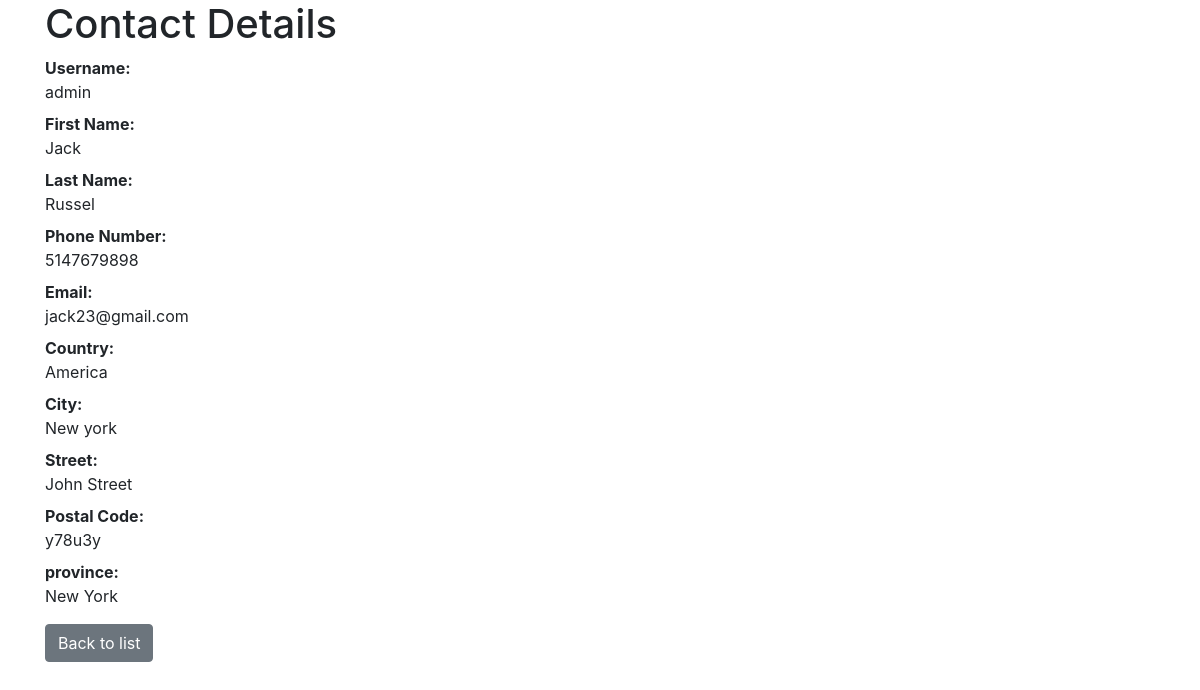
The app's page /contact/contact_info/1 with its own data.
### tables this page shows
CREATE TABLE `contact` (
  `contact_id` int(11) NOT NULL,
  `user_id` int(11) NOT NULL,
  `address_id` int(11) NOT NULL,
  `first_name` varchar(50) NOT NULL,
  `last_name` varchar(50) NOT NULL,
  `phone_number` varchar(50) NOT NULL,
  `email` varchar(200) NOT NULL
);

CREATE TABLE `user` (
  `user_id` int(11) NOT NULL,
  `username` varchar(50) NOT NULL,
  `password_hash` varchar(72) NOT NULL,
  `role` enum('user','employee') NOT NULL DEFAULT 'user'
);

CREATE TABLE `address` (
  `address_id` int(11) NOT NULL,
  `user_id` int(11) NOT NULL,
  `country` varchar(50) NOT NULL,
  `city` varchar(50) NOT NULL,
  `street` varchar(50) NOT NULL,
  `postal_code` varchar(50) NOT NULL,
  `province` varchar(50) NOT NULL
);

### app/controllers/ContactController.php (called while the page is built, shortened)
<?php
	class ContactController extends Controller{
		public function contact_info($contact_id){
			$contacts = $this->model('Contact')->getFromContactId($contact_id);
			$this->view('contact/detail', $contacts);
		}
	}
?>

### app/core/App.php (called while the page is built, shortened)
<?php
class App{
	var $method = 'index';
	public function __construct(){
		$url = $this->parseURL();
		if(isset($url[0]) && file_exists('app/controllers/'. $url[0]. 'Controller.php')) {
			unset($url[0]);
		}
		$this->controller = new $this->controller();
		if(isset($url[1]) && method_exists($this->controller, $url[1])){
			$this->method = $url[1];
			unset($url[1]);
		}
		$this->params = $url ? array_values($url) : [];
		call_user_func_array([$this->controller, $this->method], $this->params);
	}
	private function parseURL(){
		if(isset($_GET['url'])) {
			return explode('/', filter_var(rtrim($_GET['url'],'/'), FILTER_SANITIZE_URL));
		}
	}
}
?>

### index.php (called while the page is built, shortened)
<?php
	new App();
?>

### app/models/Contact.php (called while the page is built, shortened)
<?php
	class Contact extends model{
		public function getFromContactId($contact_id){
			$SQL = 'SELECT * FROM Contact JOIN user ON Contact.user_id = user.user_id JOIN Address ON Contact.address_id = Address.address_id WHERE contact_id = :contact_id';
			$stmt = self::$_connection->prepare($SQL);
			$stmt->execute(['contact_id'=>$contact_id]);
			$stmt->setFetchMode(PDO::FETCH_CLASS, 'Contact');
			return $stmt->fetch();
		}
	}
?>

### app/core/Model.php (called while the page is built, shortened)
<?php
	class Model{
		public function __construct(){
			$host = 'localhost';
			$dbname = 'camping';
			$user = 'camping_user';
			$password = 'tjAOLl7NQlvOtES9';
		}
	}
?>

### app/views/contact/detail.php (the view, shortened to what this page needs)
<!DOCTYPE html>
<!doctype html>
<html lang="en">
  <head>
    <link rel="stylesheet" href="https://stackpath.bootstrapcdn.com/bootstrap/4.4.1/css/bootstrap.min.css">
  </head>
  <body>
  	<div class='container'>
    <h1>Contact Details</h1>
    	<dl>
		<dt>Username:</dt>
	    <dd><?=$data->username ?></dd>
        <dt>First Name:</dt>
        <dd><?=$data->first_name ?></dd>
        <dt>Last Name:</dt>
        <dd><?=$data->last_name ?></dd>
        <dt>Phone Number:</dt>
        <dd><?=$data->phone_number ?></dd>
        <dt>Email:</dt>
        <dd><?=$data->email ?></dd>
        <dt>Country:</dt>
        <dd><?=$data->country ?></dd>
        <dt>City:</dt>
        <dd><?=$data->city ?></dd>
        <dt>Street:</dt>
        <dd><?=$data->street ?></dd>
        <dt>Postal Code:</dt>
        <dd><?=$data->postal_code ?></dd>
        <dt>province:</dt>
        <dd><?=$data->province ?></dd>
    </dl>
		<a href="/Camping/contact/index" class="btn btn-secondary">Back to list</a>
    </div>
  </body>
</html>

### records on screen
contact: user.username "admin", first_name "Jack", last_name "Russel", phone_number "5147679898", email "jack23@gmail.com", address.country "America", address.city "New york", address.street "John Street", address.postal_code "y78u3y", address.province "New York"
